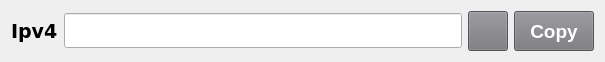
   <widget class="QWidget" name="layoutWidget_18">
    <property name="geometry">
     <rect>
      <x>660</x>
      <y>370</y>
      <width>605</width>
      <height>42</height>
     </rect>
    </property>
    <layout class="QHBoxLayout" name="horizontalLayout_20">
     <item>
      <widget class="QLabel" name="labelIpv4">
       <property name="font">
        <font>
         <family>DejaVu Sans</family>
         <pointsize>14</pointsize>
         <weight>75</weight>
         <bold>true</bold>
        </font>
       </property>
       <property name="text">
        <string>Ipv4</string>
       </property>
      </widget>
     </item>
     <item>
      <widget class="QLineEdit" name="Ipv4">
       <property name="enabled">
        <bool>true</bool>
       </property>
       <property name="minimumSize">
        <size>
         <width>300</width>
         <height>35</height>
        </size>
       </property>
       <property name="font">
        <font>
         <family>DejaVu Sans</family>
         <pointsize>12</pointsize>
        </font>
       </property>
       <property name="readOnly">
        <bool>true</bool>
       </property>
      </widget>
     </item>
     <item>
      <widget class="QPushButton" name="buttonGenIpv4">
       <property name="sizePolicy">
        <sizepolicy hsizetype="Minimum" vsizetype="Fixed">
         <horstretch>40</horstretch>
         <verstretch>40</verstretch>
        </sizepolicy>
       </property>
       <property name="minimumSize">
        <size>
         <width>40</width>
         <height>40</height>
        </size>
       </property>
       <property name="maximumSize">
        <size>
         <width>40</width>
         <height>40</height>
        </size>
       </property>
       <property name="styleSheet">
        <string notr="true">background-color: rgb(119, 118, 123);</string>
       </property>
       <property name="text">
        <string/>
       </property>
       <property name="icon">
        <iconset>
         <normaloff>img/reset.png</normaloff>img/reset.png</iconset>
       </property>
      </widget>
     </item>
     <item>
      <widget class="QPushButton" name="buttonCopyIpv4">
       <property name="minimumSize">
        <size>
         <width>0</width>
         <height>40</height>
        </size>
       </property>
       <property name="font">
        <font>
         <pointsize>14</pointsize>
         <weight>75</weight>
         <bold>true</bold>
        </font>
       </property>
       <property name="toolTip">
        <string/>
       </property>
       <property name="toolTipDuration">
        <number>-1</number>
       </property>
       <property name="statusTip">
        <string/>
       </property>
       <property name="whatsThis">
        <string/>
       </property>
       <property name="styleSheet">
        <string notr="true">background-color: rgb(119, 118, 123);
color: rgb(255, 255, 255);</string>
       </property>
       <property name="text">
        <string>Copy</string>
       </property>
      </widget>
     </item>
    </layout>
   </widget>
